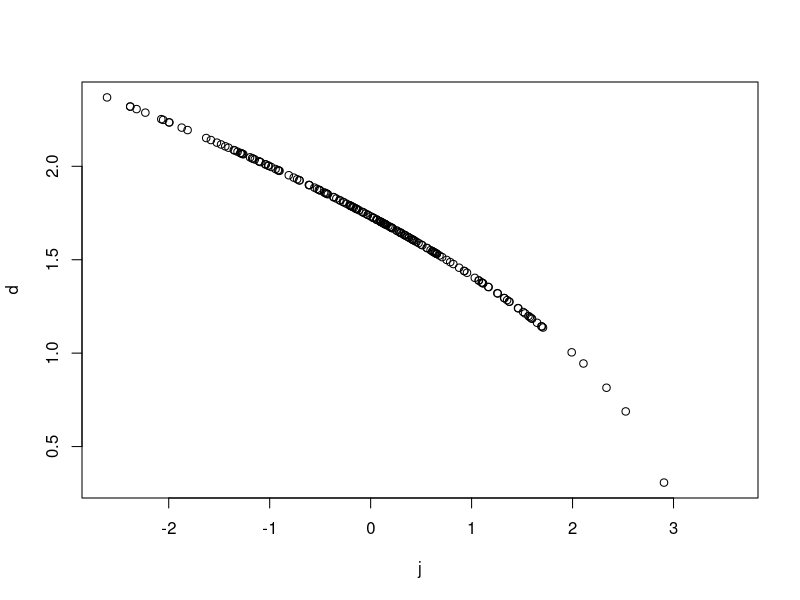
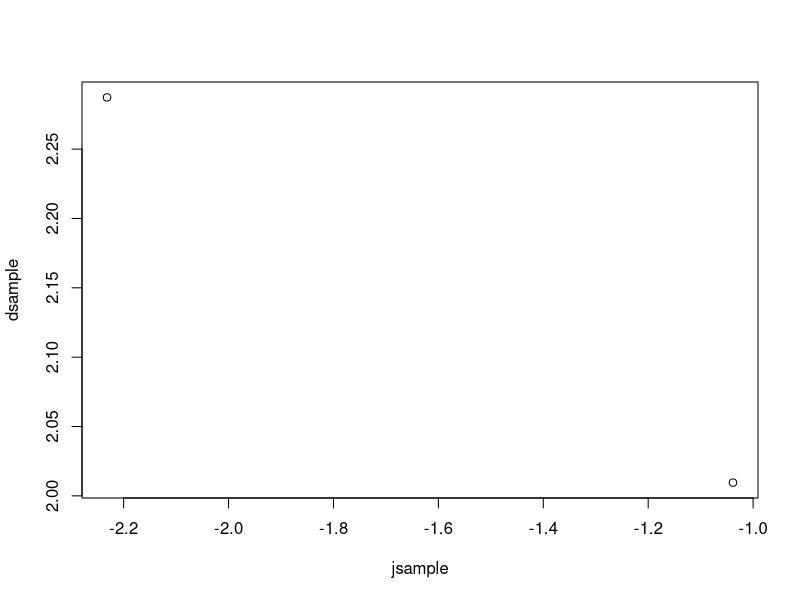
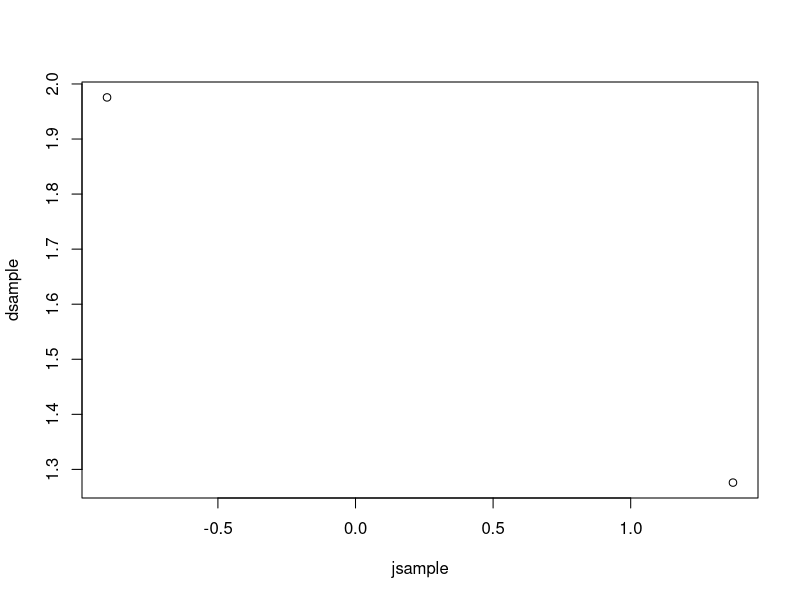
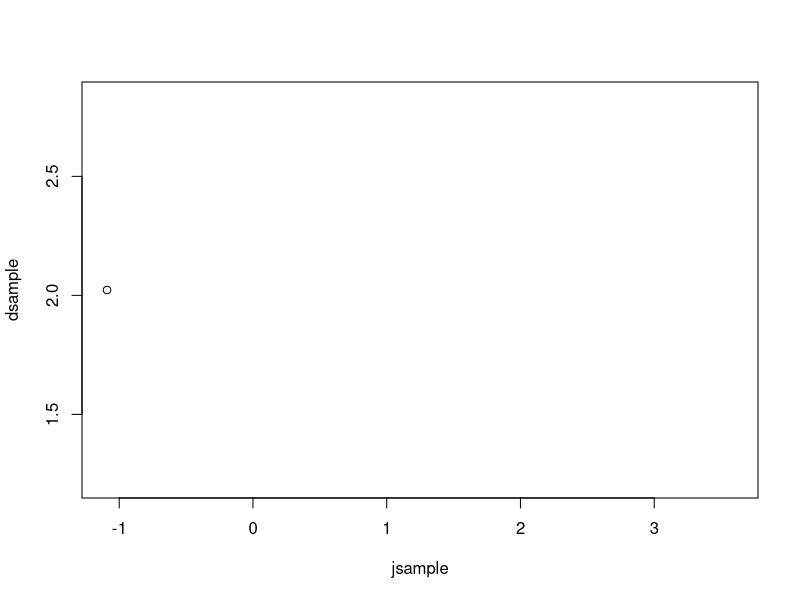
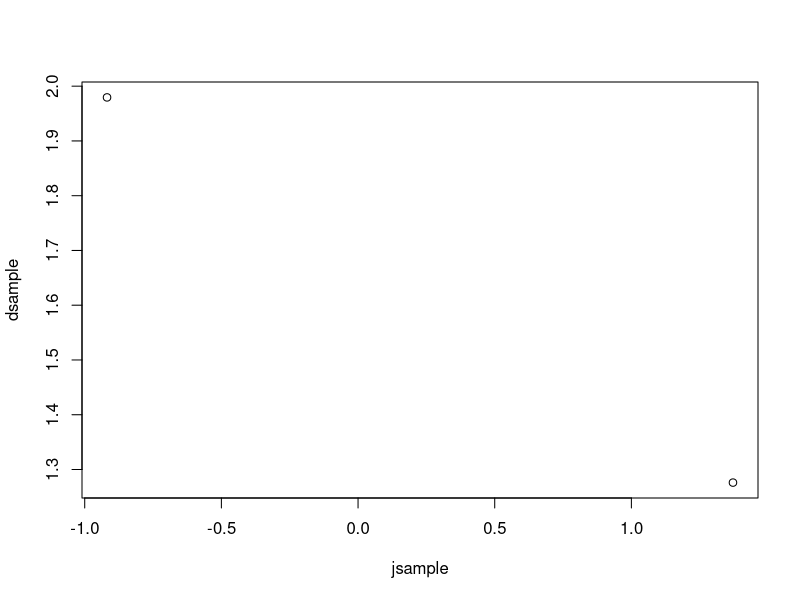
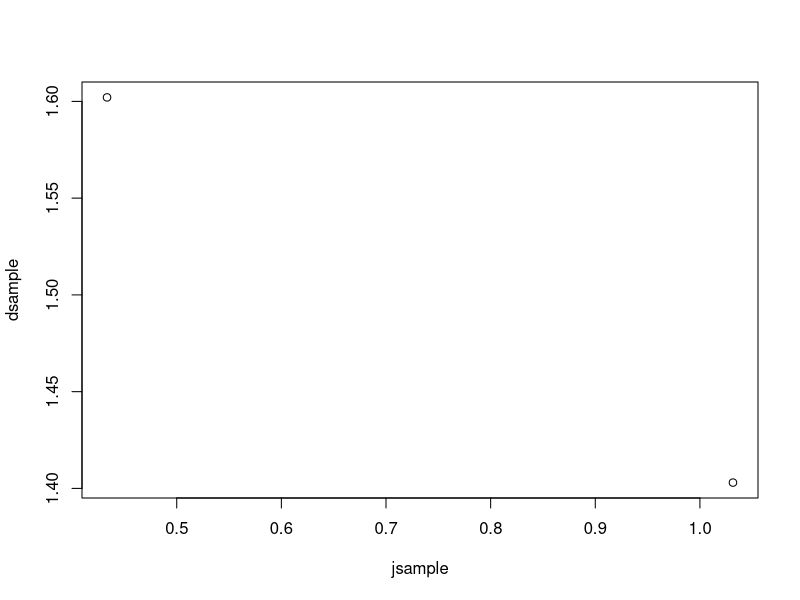
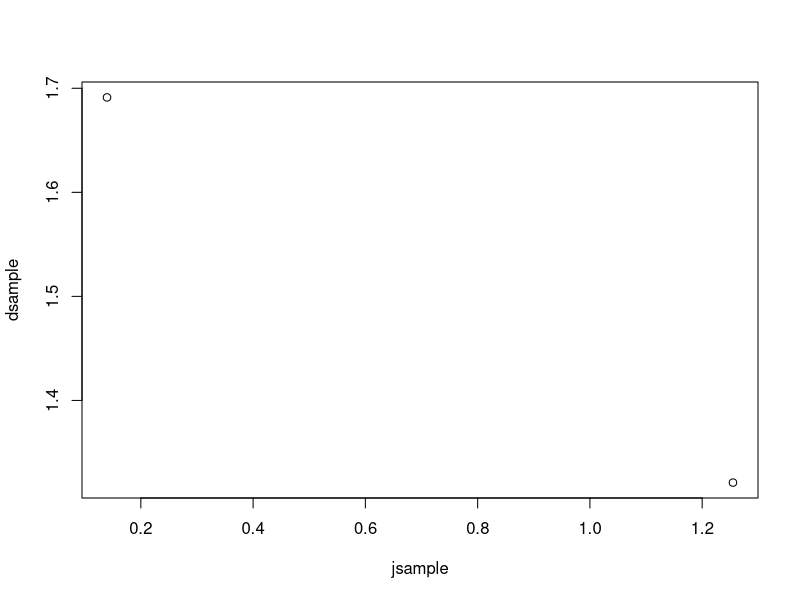
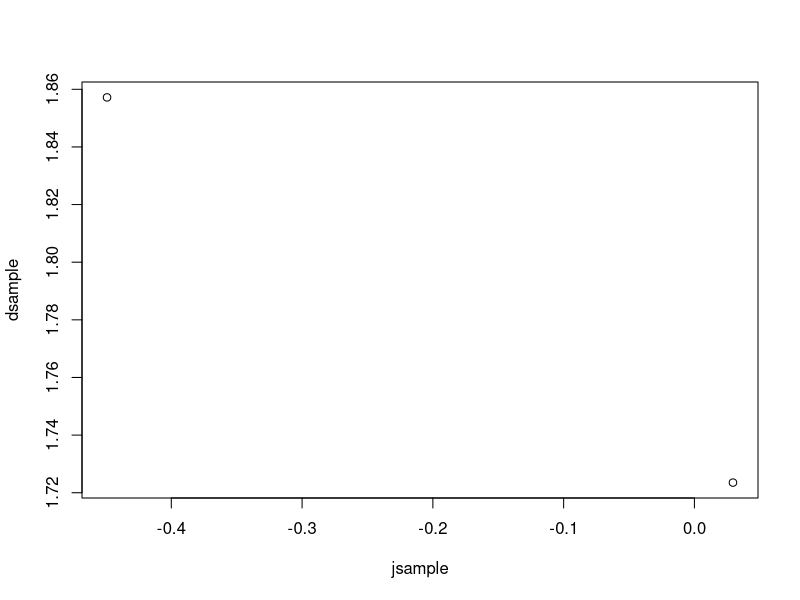

Recreate these plots in R, in order.
# 14-ago-19
# el problema de la monotonocidad
# http://mathworld.wolfram.com/MonotonicFunction.html
# https://en.wikipedia.org/wiki/Monotonic_function


library(Matrix)
set.seed(13)
x <- Matrix(rnorm(400),20)  # los J vienen con media 0 y desv estandar 1
J <- forceSymmetric(x)
J
D <- sqrt(3-J)
D

j <- J[upper.tri(J)]
d <- D[upper.tri(D)]
plot(j,d)

n=2
tt <- choose(20,n)
Sa <- matrix(NA, ncol = 2, nrow = tt)
for (i in 1:tt){
  id <- sample(1:length(j),n)
  jsample <- j[id]
  dsample <- d[id]
  jSum <- sum(jsample)
  dSum <- sum(dsample)
  Sa[i,] <- c(jSum, dSum)
  plot(jsample,dsample)
}
plot(Sa[,1], Sa[,2])  #### vemos que parece no se presente la monotononicity of the function transformation sqrt(3-J)


# y si estandarizamos los J entre -1 y 1?
Je <- 2*(J- min(J) )/(max(J) - min(J)) -1
je <- Je[upper.tri(Je)]
D <- sqrt(3-Je)
#D <- sqrt(2*(1-Je)) # con esta distancia resulta peor
D
d <- D[upper.tri(D)]
plot(je,d)

tt <- choose(20,n)
Sa <- matrix(NA, ncol = 2, nrow = tt)
for (i in 1:tt){
  id <- sample(1:length(j),n)
  jsample <- je[id]
  dsample <- d[id]
  jSum <- sum(jsample)
  dSum <- sum(dsample)
  Sa[i,] <- c(jSum, dSum)
  plot(jsample,dsample)
}
plot(Sa[,1], Sa[,2])  # #### vemos que mejora , ya no se ven tantas no-monotonocidades